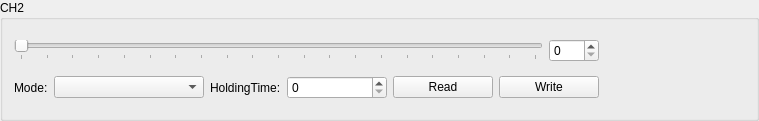
             <widget class="QGroupBox" name="groupBox_3">
              <property name="title">
               <string>CH2</string>
              </property>
              <layout class="QVBoxLayout" name="verticalLayout_12">
               <item>
                <layout class="QHBoxLayout" name="horizontalLayout_23">
                 <item>
                  <layout class="QVBoxLayout" name="verticalLayout_4">
                   <item>
                    <layout class="QHBoxLayout" name="horizontalLayout_5">
                     <item>
                      <widget class="QSlider" name="m_ch2Slider">
                       <property name="minimumSize">
                        <size>
                         <width>500</width>
                         <height>0</height>
                        </size>
                       </property>
                       <property name="maximum">
                        <number>100</number>
                       </property>
                       <property name="orientation">
                        <enum>Qt::Horizontal</enum>
                       </property>
                       <property name="tickPosition">
                        <enum>QSlider::TicksBelow</enum>
                       </property>
                       <property name="tickInterval">
                        <number>5</number>
                       </property>
                      </widget>
                     </item>
                     <item>
                      <widget class="QSpinBox" name="m_ch2SpinBox">
                       <property name="minimumSize">
                        <size>
                         <width>50</width>
                         <height>0</height>
                        </size>
                       </property>
                       <property name="maximumSize">
                        <size>
                         <width>50</width>
                         <height>16777215</height>
                        </size>
                       </property>
                       <property name="maximum">
                        <number>100</number>
                       </property>
                      </widget>
                     </item>
                    </layout>
                   </item>
                   <item>
                    <layout class="QHBoxLayout" name="horizontalLayout_19">
                     <item>
                      <layout class="QHBoxLayout" name="horizontalLayout_6">
                       <item>
                        <widget class="QLabel" name="m_ch2ModeLabel">
                         <property name="text">
                          <string>Mode:</string>
                         </property>
                        </widget>
                       </item>
                       <item>
                        <widget class="QComboBox" name="m_ch2Mode">
                         <property name="minimumSize">
                          <size>
                           <width>150</width>
                           <height>0</height>
                          </size>
                         </property>
                        </widget>
                       </item>
                      </layout>
                     </item>
                     <item>
                      <layout class="QHBoxLayout" name="horizontalLayout_7">
                       <item>
                        <widget class="QLabel" name="m_ch2PwmHoldingTimeLabel">
                         <property name="text">
                          <string>HoldingTime:</string>
                         </property>
                         <property name="scaledContents">
                          <bool>true</bool>
                         </property>
                        </widget>
                       </item>
                       <item>
                        <widget class="QSpinBox" name="m_ch2PwmHoldingTime">
                         <property name="minimumSize">
                          <size>
                           <width>100</width>
                           <height>0</height>
                          </size>
                         </property>
                         <property name="maximumSize">
                          <size>
                           <width>100</width>
                           <height>16777215</height>
                          </size>
                         </property>
                         <property name="suffix">
                          <string/>
                         </property>
                         <property name="maximum">
                          <number>255</number>
                         </property>
                        </widget>
                       </item>
                      </layout>
                     </item>
                     <item>
                      <layout class="QHBoxLayout" name="horizontalLayout_8">
                       <item>
                        <widget class="QPushButton" name="m_ch2ReadBtn">
                         <property name="minimumSize">
                          <size>
                           <width>100</width>
                           <height>0</height>
                          </size>
                         </property>
                         <property name="maximumSize">
                          <size>
                           <width>100</width>
                           <height>16777215</height>
                          </size>
                         </property>
                         <property name="text">
                          <string>Read</string>
                         </property>
                        </widget>
                       </item>
                       <item>
                        <widget class="QPushButton" name="m_ch2WriteBtn">
                         <property name="minimumSize">
                          <size>
                           <width>100</width>
                           <height>0</height>
                          </size>
                         </property>
                         <property name="maximumSize">
                          <size>
                           <width>100</width>
                           <height>16777215</height>
                          </size>
                         </property>
                         <property name="text">
                          <string>Write</string>
                         </property>
                        </widget>
                       </item>
                      </layout>
                     </item>
                    </layout>
                   </item>
                  </layout>
                 </item>
                 <item>
                  <spacer name="horizontalSpacer_3">
                   <property name="orientation">
                    <enum>Qt::Horizontal</enum>
                   </property>
                   <property name="sizeHint" stdset="0">
                    <size>
                     <width>40</width>
                     <height>20</height>
                    </size>
                   </property>
                  </spacer>
                 </item>
                 <item>
                  <layout class="QVBoxLayout" name="verticalLayout_8">
                   <item>
                    <spacer name="verticalSpacer_5">
                     <property name="orientation">
                      <enum>Qt::Vertical</enum>
                     </property>
                     <property name="sizeHint" stdset="0">
                      <size>
                       <width>20</width>
                       <height>18</height>
                      </size>
                     </property>
                    </spacer>
                   </item>
                   <item>
                    <widget class="switchButton" name="m_ch2Switch" native="true">
                     <property name="minimumSize">
                      <size>
                       <width>100</width>
                       <height>40</height>
                      </size>
                     </property>
                    </widget>
                   </item>
                   <item>
                    <spacer name="verticalSpacer_6">
                     <property name="orientation">
                      <enum>Qt::Vertical</enum>
                     </property>
                     <property name="sizeHint" stdset="0">
                      <size>
                       <width>20</width>
                       <height>18</height>
                      </size>
                     </property>
                    </spacer>
                   </item>
                  </layout>
                 </item>
                </layout>
               </item>
              </layout>
             </widget>
